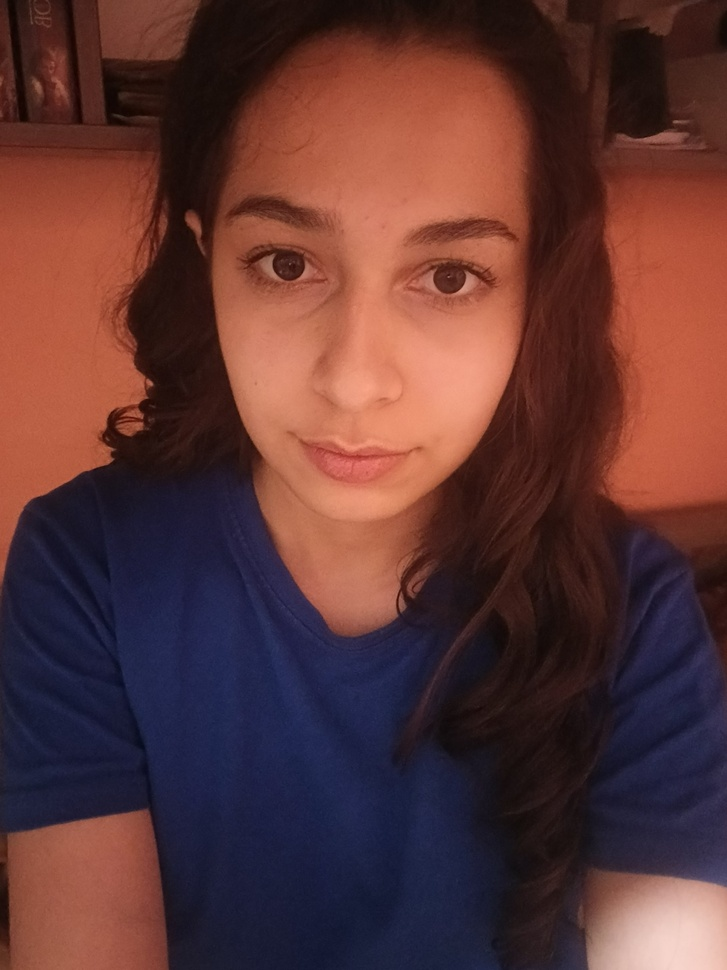
#> input picture promo_proj_ver2/face-recognition-warmup/dataset/Ani/Ani_1.jpg, 727 x 970 px, shrunk from 1920 x 2560 before the run; its folder holds only this picture in this run
$ python augment.py
#> lines starting #> are read from the running program, lines starting #| are printed output that depends on the picture
#> in main, img is the input picture: shape (970, 727, 3); mean B, G, R 53.2, 54.4, 93.2
"""
Аугментация: генерация дополнительных вариантов из имеющихся фото.
Из каждого фото делаем 5 искусственных вариаций.

Использование: python augment.py
"""
import cv2
import numpy as np
from pathlib import Path


def augment_image(img):
    """Возвращает список из 5 аугментированных вариантов."""
    variants = []

    # 1. Чуть ярче
    bright = cv2.convertScaleAbs(img, alpha=1.2, beta=20)
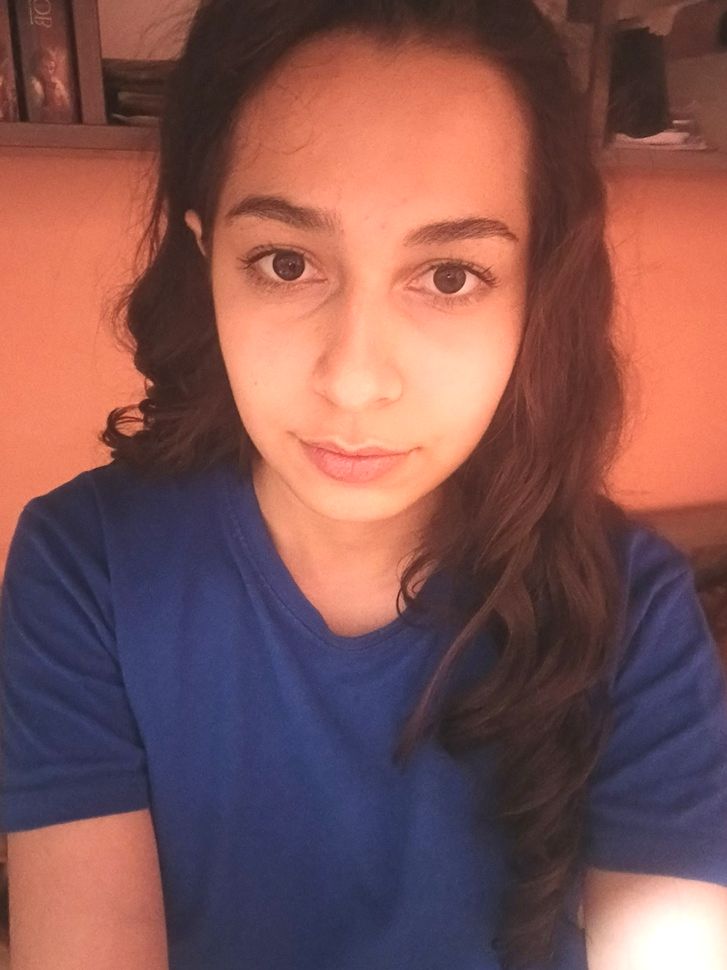
#> bright: shape (970, 727, 3); mean B, G, R 83.8, 85.2, 129.5
    variants.append(bright)

    # 2. Чуть темнее
    dark = cv2.convertScaleAbs(img, alpha=0.8, beta=-20)
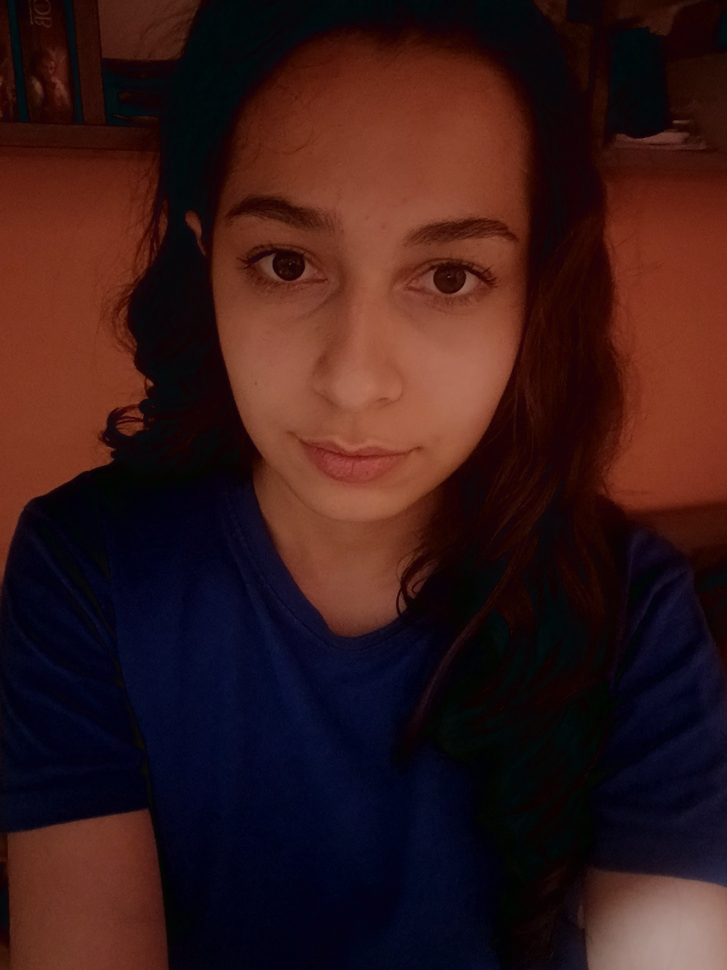
#> dark: shape (970, 727, 3); mean B, G, R 25.4, 25.6, 54.8
    variants.append(dark)

    # 3. Зеркальное отражение
    flipped = cv2.flip(img, 1)
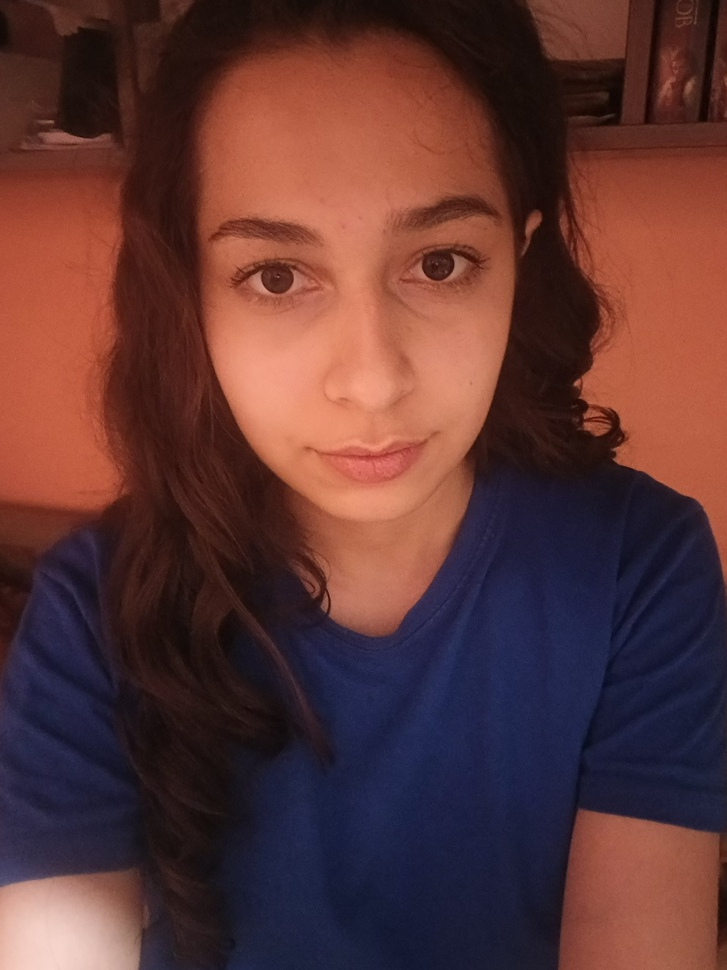
#> flipped: shape (970, 727, 3); mean B, G, R 53.2, 54.4, 93.2
    variants.append(flipped)

    # 4. Лёгкий поворот вправо
    h, w = img.shape[:2]
#> h = 970; w = 727
    M_right = cv2.getRotationMatrix2D((w/2, h/2), -8, 1.0)
    rotated_r = cv2.warpAffine(img, M_right, (w, h),
                                borderMode=cv2.BORDER_REPLICATE)
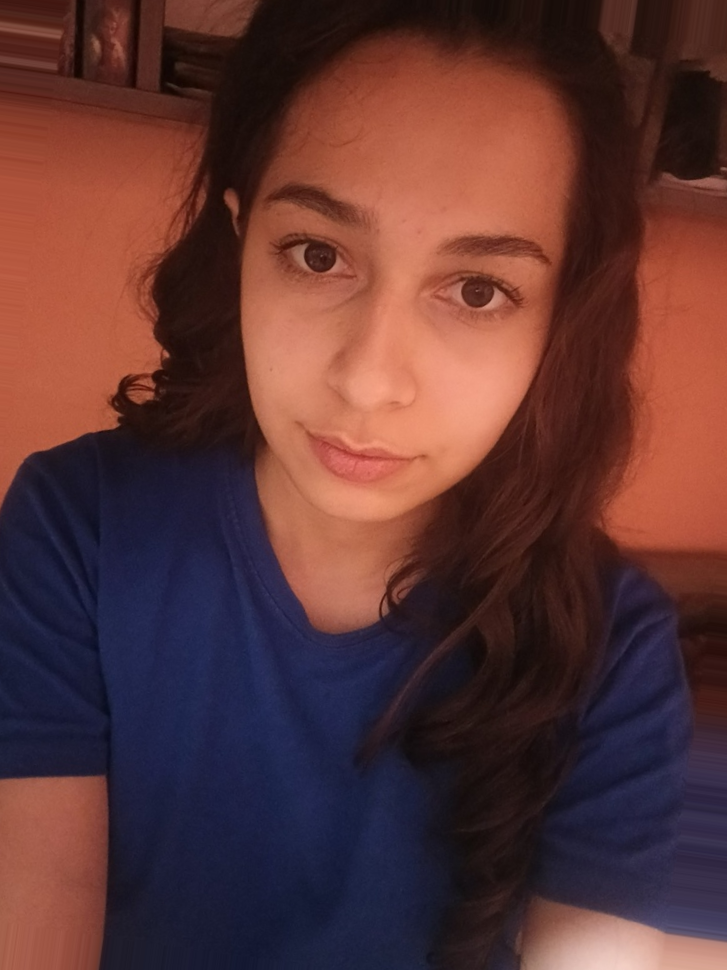
#> rotated_r: shape (970, 727, 3); mean B, G, R 52.7, 53.7, 92.5
    variants.append(rotated_r)

    # 5. Лёгкий поворот влево
    M_left = cv2.getRotationMatrix2D((w/2, h/2), 8, 1.0)
    rotated_l = cv2.warpAffine(img, M_left, (w, h),
                                borderMode=cv2.BORDER_REPLICATE)
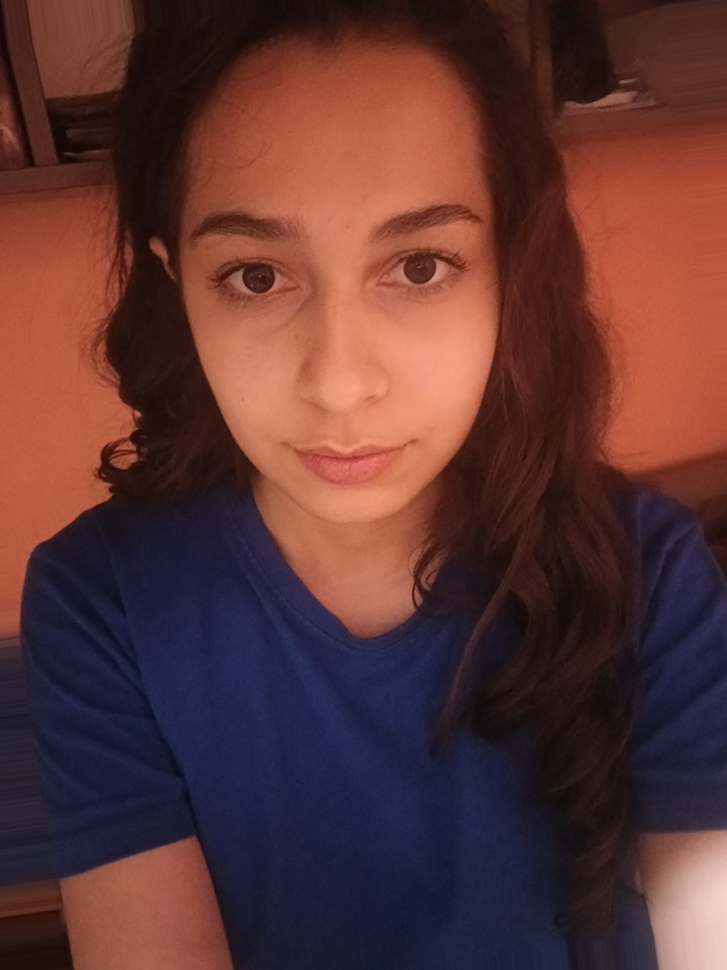
#> rotated_l: shape (970, 727, 3); mean B, G, R 52.5, 53.8, 92.5
    variants.append(rotated_l)

    # 6. Размытие (имитация фокуса плохой камеры)
    blurred = cv2.GaussianBlur(img, (5, 5), 0)
    variants.append(blurred)

    # 7. Шум (имитация плохого освещения)
    noise = np.random.normal(0, 10, img.shape).astype(np.uint8)
    noisy = cv2.add(img, noise)
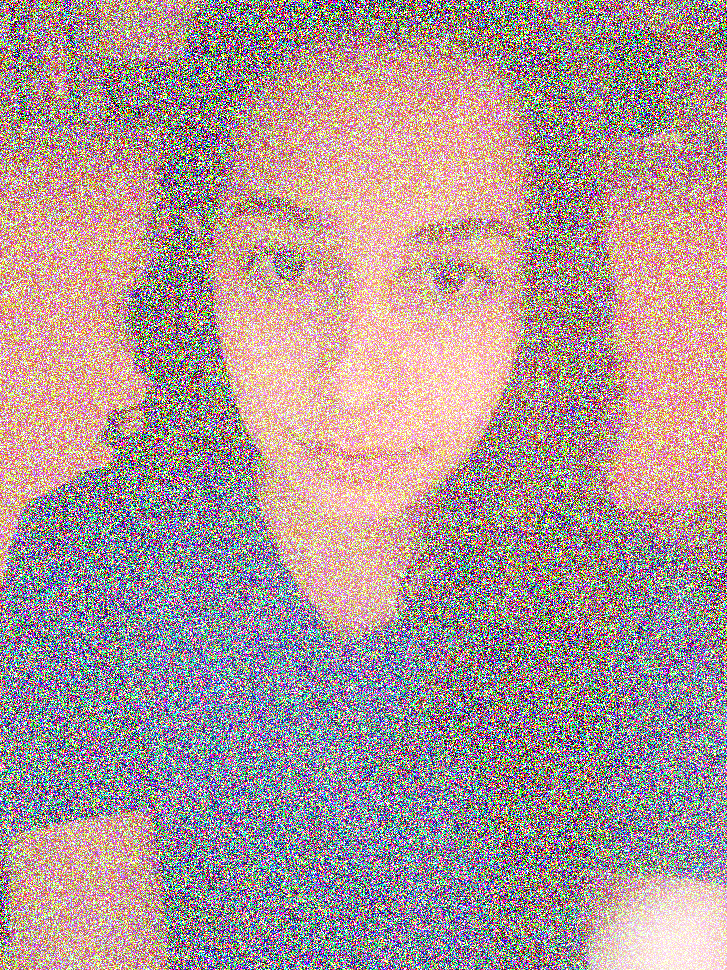
#> noisy: shape (970, 727, 3); mean B, G, R 149.8, 150.4, 171.2
    variants.append(noisy)

    return variants


def main():
    dataset = Path("dataset")
    if not dataset.exists():
        print("❌ Папка dataset/ не найдена!")
        return

    total_created = 0

    for person_dir in dataset.iterdir():
        if not person_dir.is_dir():
            continue

        # Берём только оригиналы (не аугментации)
        originals = [
            f for f in person_dir.glob("*.jpg")
            if not f.stem.startswith("aug_")
        ] + [
            f for f in person_dir.glob("*.png")
            if not f.stem.startswith("aug_")
        ]

        if not originals:
            print(f"⚠️  {person_dir.name}: нет оригинальных фото")
            continue

        print(f"🔄 {person_dir.name}: {len(originals)} оригиналов → ", end="")

        # Удаляем старые аугментации (если перезапускаем)
        for old_aug in person_dir.glob("aug_*.jpg"):
            old_aug.unlink()

        created = 0
        for idx, img_path in enumerate(originals):
            img = cv2.imread(str(img_path))
            if img is None:
                print(f"\n   ⚠️  Не смог прочитать {img_path.name}")
                continue

            variants = augment_image(img)
#> variants = 7 items
            for v_idx, variant in enumerate(variants):
                out_path = person_dir / f"aug_{idx:02d}_{v_idx}.jpg"
                cv2.imwrite(str(out_path), variant)
                created += 1
#> this loop made 7 passes
#> after the loop, created = 7

        total_created += created
#> total_created = 7
        print(f"+{created} аугментаций (всего: {len(originals) + created})")
#| +7 аугментаций (всего: 8)
#> pass 2 of the loop in main, `for person_dir in dataset.iterdir():`:
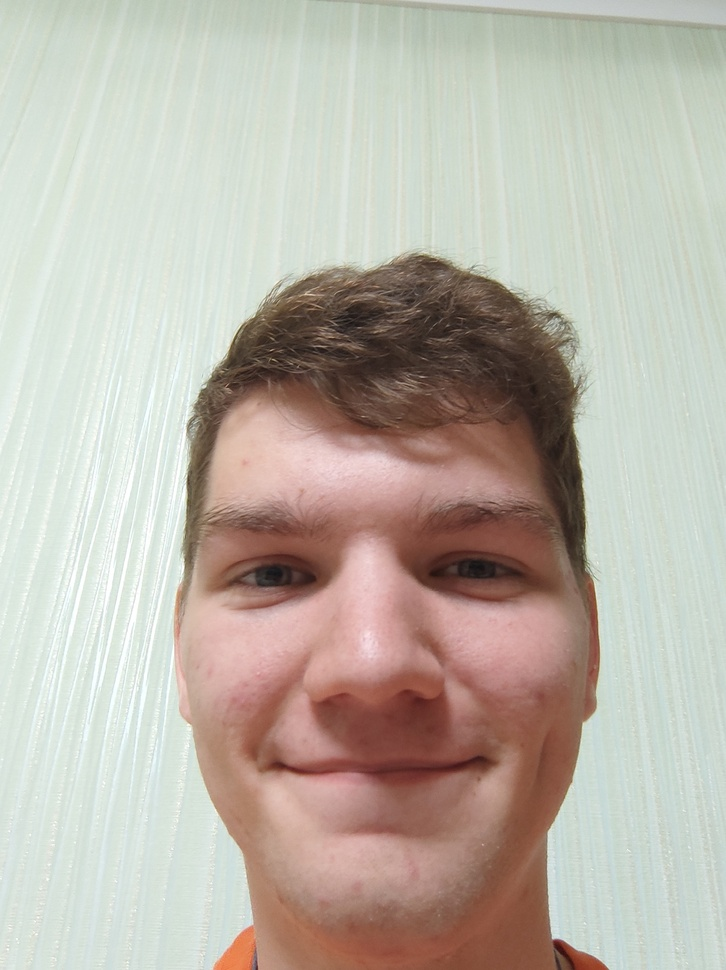
#> input picture promo_proj_ver2/face-recognition-warmup/dataset/Dima/Dima_2.jpg, 726 x 970 px, shrunk from 1916 x 2560 before the run
#> in main, img is the input picture: shape (970, 726, 3); mean B, G, R 170, 180.9, 188.4
#> bright: shape (970, 726, 3)
#> dark: shape (970, 726, 3)
#> in augment_image (call 2), `flipped = cv2.flip(img, 1)`:
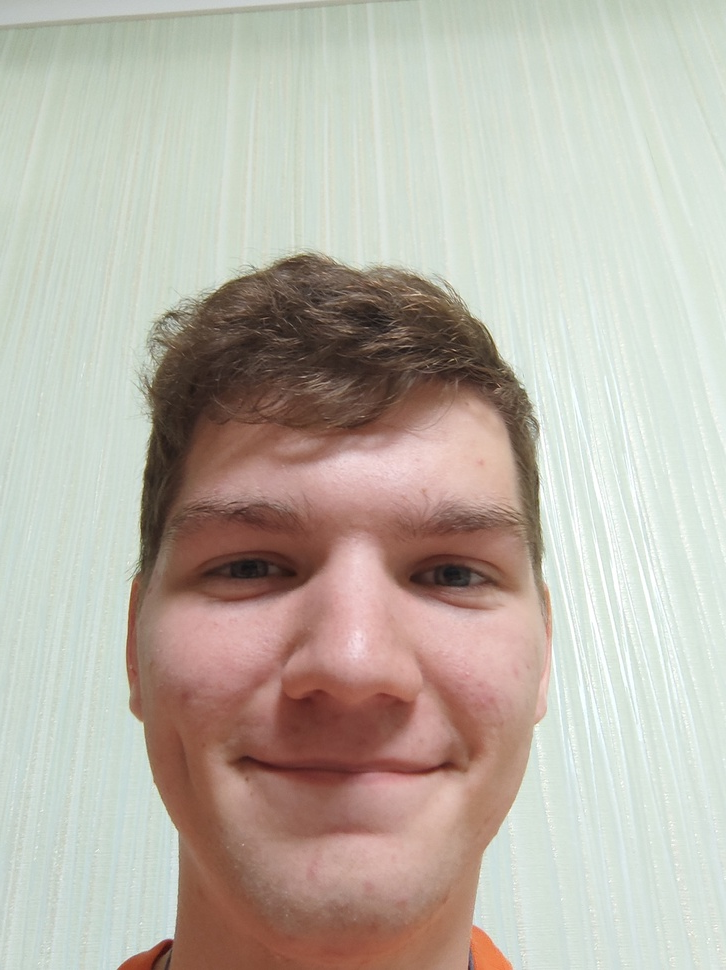
#> flipped: shape (970, 726, 3); mean B, G, R 170, 180.9, 188.4
#> M_right = [[0.99, -0.139, 71.03], [0.139, 0.99, -45.8]]
#> rotated_r: shape (970, 726, 3)
#> M_left = [[0.99, 0.139, -63.97], [-0.139, 0.99, 55.24]]
#> rotated_l: shape (970, 726, 3)
#> blurred: shape (970, 726, 3)
#> in augment_image (call 2), `noisy = cv2.add(img, noise)`:
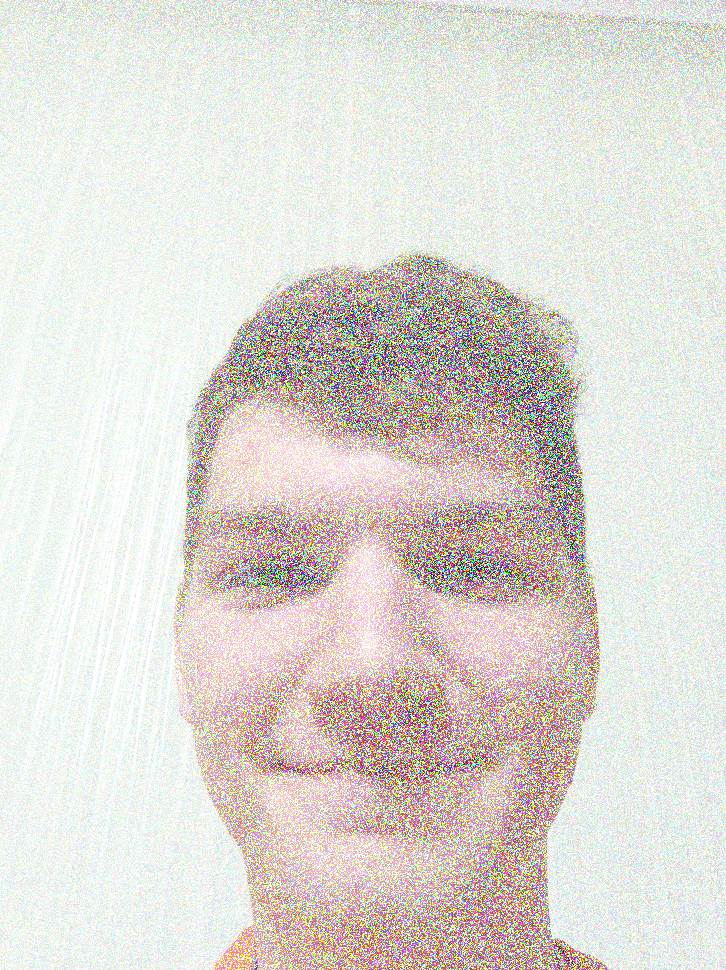
#> noisy: shape (970, 726, 3); mean B, G, R 212.8, 218.6, 222.8
#> the loop in main, `for v_idx, variant in enumerate(variants):` made 7 passes
#> after the loop in main, `for v_idx, variant in enumerate(variants):`: created = 7
#> total_created = 14
#| +7 аугментаций (всего: 8)

    print(f"\n✅ Создано {total_created} аугментированных фото")
#| ✅ Создано 14 аугментированных фото
    print(f"   Теперь запусти: python train.py")


if __name__ == "__main__":
    main()
